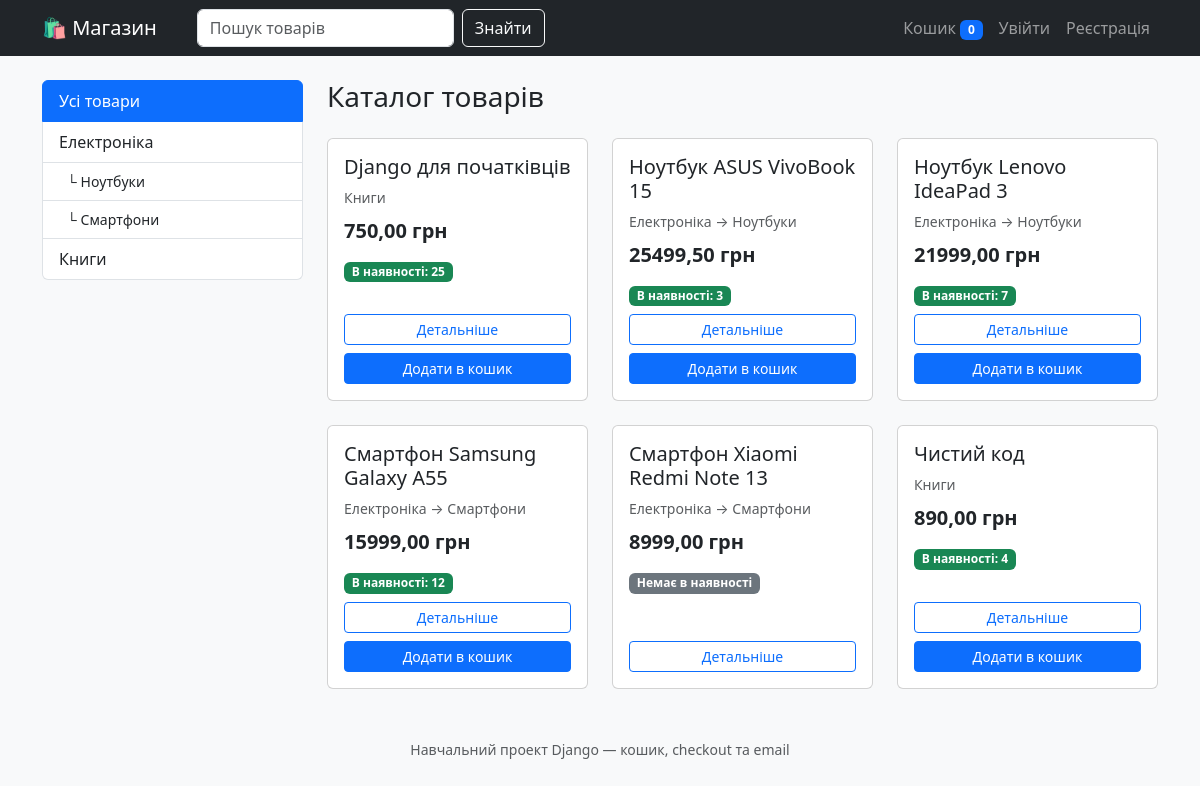
The page / on the database its author committed.
### shop/models.py (models this page shows, shortened)
class Category(models.Model):
    name = models.CharField('Назва', max_length=200)
    slug = models.SlugField('Slug', unique=True)
    description = models.TextField('Опис', blank=True)
    parent = models.ForeignKey(
        'self',
        on_delete=models.CASCADE,
        null=True,
        blank=True,
        related_name='children',
        verbose_name='Батьківська категорія',
    )
    is_active = models.BooleanField('Активна', default=True)
    created_at = models.DateTimeField('Створено', auto_now_add=True)
    class Meta:
        verbose_name = 'Категорія'
        verbose_name_plural = 'Категорії'
        ordering = ['name']
    def __str__(self):
        if self.parent_id:
            return f'{self.parent} → {self.name}'
        return self.name
    def get_absolute_url(self):
        return reverse('shop:product_list_by_category', args=[self.slug])

class Product(models.Model):
    category = models.ForeignKey(
        Category,
        on_delete=models.PROTECT,
        related_name='products',
        verbose_name='Категорія',
    )
    name = models.CharField('Назва', max_length=150)
    slug = models.SlugField('Slug', unique=True)
    description = models.TextField('Опис', blank=True)
    price = models.DecimalField('Ціна', max_digits=10, decimal_places=2)
    stock = models.PositiveIntegerField('Залишок на складі', default=0)
    is_available = models.BooleanField('Доступний', default=True)
    created_at = models.DateTimeField('Створено', auto_now_add=True)
    modified_at = models.DateTimeField('Змінено', auto_now=True)
    class Meta:
        verbose_name = 'Товар'
        verbose_name_plural = 'Товари'
        ordering = ['name']
        indexes = [models.Index(fields=['slug'])]
    def get_absolute_url(self):
        return reverse('shop:product_detail', args=[self.slug])
    @property
    def is_in_stock(self):
        return self.is_available and self.stock > 0

### shop/views.py (the view, shortened to what this page needs)
# urls.py: path('', views.product_list, name='product_list'),
def product_list(request, category_slug=None):
    categories = get_cached_root_categories()
    products = Product.objects.filter(is_available=True).select_related('category')
    category = None
    query = request.GET.get('q', '').strip()
    if query:
        products = products.filter(
            Q(name__icontains=query) | Q(description__icontains=query)
        )
    paginator = Paginator(products, PRODUCTS_PER_PAGE)
    page = paginator.get_page(request.GET.get('page'))
    return render(request, 'shop/product_list.html', {
        'categories': categories,
        'category': category,
        'page': page,
        'products': page.object_list,
        'query': query,
    })

### cart/cart.py (called while the page is built)
def get_cart(request):
    if request.user.is_authenticated:
        return DatabaseCart(request)
    return SessionCart(request)

    def __len__(self):
        return sum(item['quantity'] for item in self.cart.values())

### cart/context_processors.py (called while the page is built)
def cart(request):
    return {'cart': get_cart(request)}

### shop/views.py (called while the page is built)
def get_cached_root_categories():
    cache_key = 'shop:root_categories'
    categories = cache.get(cache_key)
    if categories is None:
        categories = list(
            Category.objects.filter(is_active=True, parent__isnull=True).prefetch_related('children')
        )
        cache.set(cache_key, categories, CACHE_TTL)
    return categories

### templates/shop/product_list.html (shortened to what this page needs)
{% extends 'base.html' %}
{% block content %}
<div class="row">
    <aside class="col-lg-3 mb-4">
        <div class="list-group">
            <a href="{% url 'shop:product_list' %}"
               class="list-group-item list-group-item-action {% if not category %}active{% endif %}">
                Усі товари
            </a>
            {% for c in categories %}
                <a href="{{ c.get_absolute_url }}"
                   class="list-group-item list-group-item-action {% if category.id == c.id %}active{% endif %}">
                    {{ c.name }}
                </a>
                {% for child in c.children.all %}
                    <a href="{{ child.get_absolute_url }}"
                       class="list-group-item list-group-item-action ps-4 small {% if category.id == child.id %}active{% endif %}">
                        └ {{ child.name }}
                    </a>
                {% endfor %}
            {% endfor %}
        </div>
    </aside>
    <div class="col-lg-9">
        <h1 class="h3 mb-4">
            {% if category %}{{ category.name }}{% else %}Каталог товарів{% endif %}
        </h1>
        <div class="row row-cols-1 row-cols-md-3 g-4">
            {% for product in products %}
                <div class="col">
                    <div class="card h-100">
                        <div class="card-body d-flex flex-column">
                            <h5 class="card-title">{{ product.name }}</h5>
                            <p class="text-muted small mb-2">{{ product.category }}</p>
                            <p class="fw-bold fs-5">{{ product.price }} грн</p>
                            {% if product.is_in_stock %}
                                <span class="badge bg-success mb-2 align-self-start">В наявності: {{ product.stock }}</span>
                            {% else %}
                                <span class="badge bg-secondary mb-2 align-self-start">Немає в наявності</span>
                            {% endif %}
                            <div class="mt-auto d-grid gap-2">
                                <a href="{{ product.get_absolute_url }}" class="btn btn-outline-primary btn-sm">
                                    Детальніше
                                </a>
                                {% if product.is_in_stock %}
                                    <form method="post" action="{% url 'cart:cart_add' product.id %}">
                                        <button type="submit" class="btn btn-primary btn-sm w-100">
                                            Додати в кошик
                                        </button>
                                    </form>
                                {% endif %}
                            </div>
                        </div>
                    </div>
                </div>
            {% empty %}
                <div class="col-12">
                    <div class="alert alert-info">Товарів не знайдено.</div>
                </div>
            {% endfor %}
        </div>
    </div>
</div>
{% endblock %}

### templates/base.html (shortened to what this page needs)
{% load static %}<!DOCTYPE html>
<html lang="uk">
<head>
    <link href="https://cdn.jsdelivr.net/npm/bootstrap@5.3.3/dist/css/bootstrap.min.css" rel="stylesheet">
    <link href="{% static 'css/style.css' %}" rel="stylesheet">
</head>
<body class="bg-light">
<nav class="navbar navbar-expand-lg navbar-dark bg-dark">
    <div class="container">
        <a class="navbar-brand" href="{% url 'shop:product_list' %}">🛍️ Магазин</a>
        <div class="collapse navbar-collapse" id="nav">
            <form class="d-flex ms-lg-4 my-2 my-lg-0" method="get" action="{% url 'shop:product_list' %}">
                <input class="form-control me-2" type="search" name="q" placeholder="Пошук товарів"
                       value="{{ query|default:'' }}">
                <button class="btn btn-outline-light" type="submit">Знайти</button>
            </form>
            <ul class="navbar-nav ms-auto align-items-lg-center">
                <li class="nav-item">
                    <a class="nav-link" href="{% url 'cart:cart_detail' %}">
                        Кошик
                        <span class="badge bg-primary">{{ cart|length }}</span>
                    </a>
                </li>
                {% if user.is_authenticated %}
                    <li class="nav-item">
                        <a class="nav-link" href="{% url 'orders:order_list' %}">Мої замовлення</a>
                    </li>
                    <li class="nav-item">
                        <a class="nav-link" href="{% url 'accounts:profile' %}">{{ user.username }}</a>
                    </li>
                    <li class="nav-item">
                        <form method="post" action="{% url 'accounts:logout' %}" class="d-inline">
                            {% csrf_token %}
                            <button type="submit" class="btn btn-link nav-link">Вийти</button>
                        </form>
                    </li>
                {% else %}
                    <li class="nav-item"><a class="nav-link" href="{% url 'accounts:login' %}">Увійти</a></li>
                    <li class="nav-item"><a class="nav-link" href="{% url 'accounts:signup' %}">Реєстрація</a></li>
                {% endif %}
            </ul>
        </div>
    </div>
</nav>
<main class="container my-4">
    {% block content %}{% endblock %}
</main>
<footer class="text-center text-muted py-4">
    <small>Навчальний проект Django — кошик, checkout та email</small>
</footer>
</body>
</html>

### static/css/style.css (style rules this page uses)
main { min-height: 60vh; }

### rows shown on the page
Category: name "Електроніка"
Category: name "Ноутбуки"
Category: name "Смартфони"
Category: name "Книги"
Product: name "Django для початківців", category "Книги", price "750,00", stock "25", is_available "Додати в кошик"
Product: name "Ноутбук ASUS VivoBook 15", category "Електроніка → Ноутбуки", price "25499,50", stock "3", is_available "Додати в кошик"
Product: name "Ноутбук Lenovo IdeaPad 3", category "Електроніка → Ноутбуки", price "21999,00", stock "7", is_available "Додати в кошик"
Product: name "Смартфон Samsung Galaxy A55", category "Електроніка → Смартфони", price "15999,00", stock "12", is_available "Додати в кошик"
Product: name "Смартфон Xiaomi Redmi Note 13", category "Електроніка → Смартфони", price "8999,00", is_available "Немає в наявності"
Product: name "Чистий код", category "Книги", price "890,00", stock "4", is_available "Додати в кошик"

### other values the page prints
{{ cart|length }} "0"
